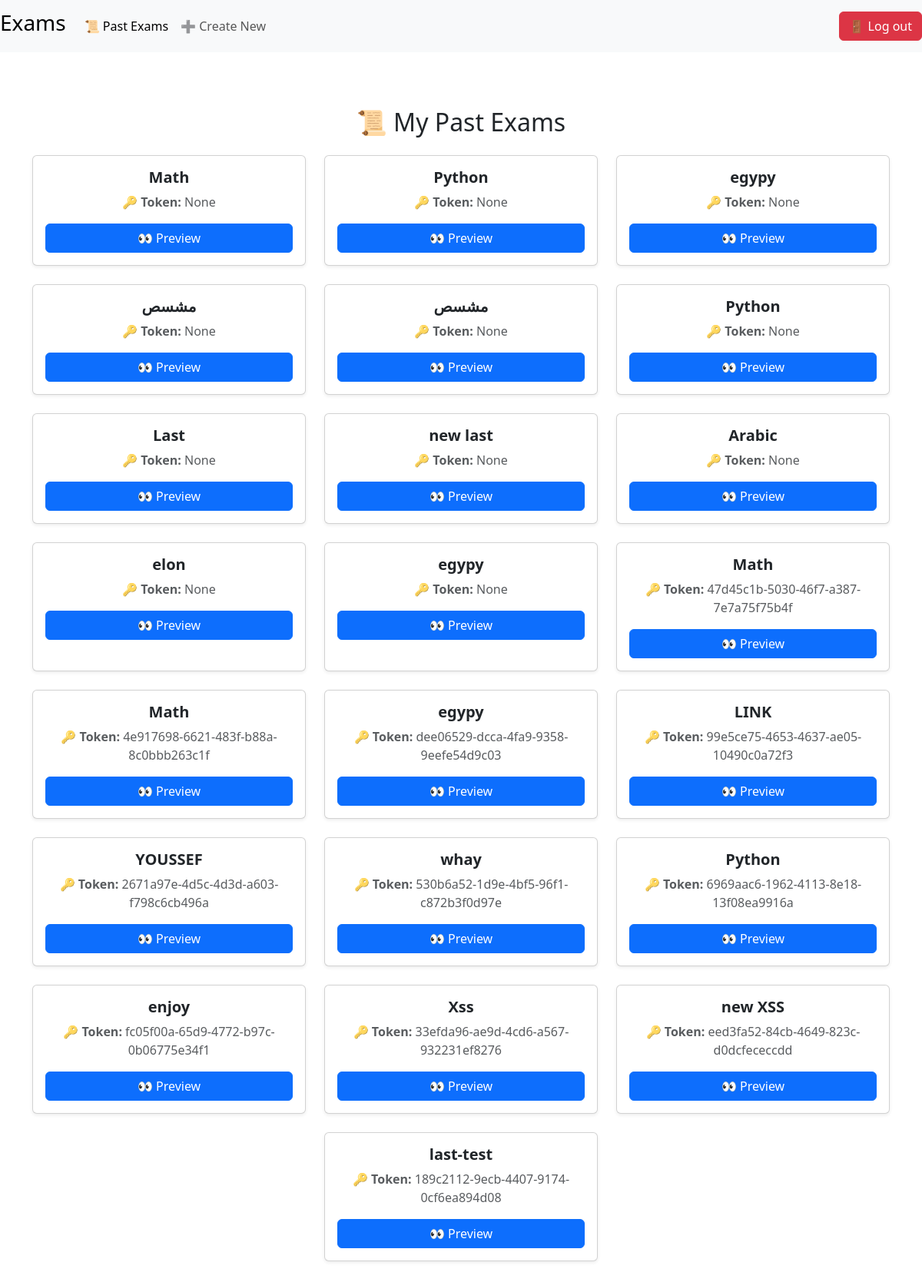
/past (signed in), run on an earlier commit of the app's database.
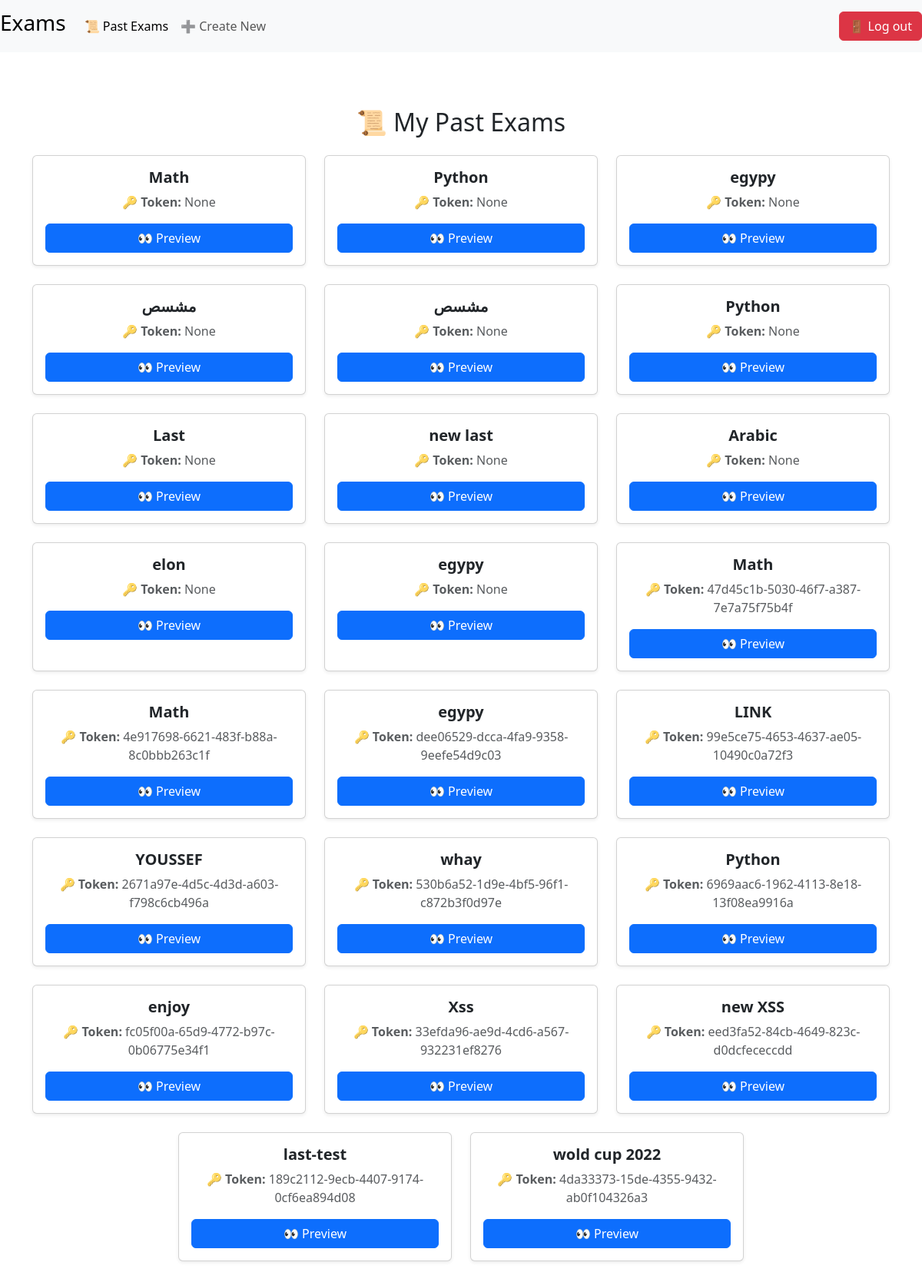
And on a later commit of the database.
### tables this page shows
CREATE TABLE exams (
    id INTEGER PRIMARY KEY AUTOINCREMENT,
    name TEXT NOT NULL,
    created_by INTEGER NOT NULL,
    time_limit INTEGER, token TEXT, -- بالدقايق
    FOREIGN KEY (created_by) REFERENCES users(id)
);

### app.py (the view)
@app.route("/past", methods=["GET", "POST"])
@login_required
@teacher_required
def past():
    exam = query_db("SELECT * FROM exams WHERE created_by = ?", (session["user_id"],))
    return render_template("past.html", exam=exam)

### app.py (called while the page is built)
def query_db(query, args=(), one=False, commit=False):
    conn = sqlite3.connect("exams.db")
    conn.row_factory = sqlite3.Row
    cur = conn.cursor()
    cur.execute(query, args)
    if commit:
        conn.commit()
        conn.close()
        return cur.lastrowid
    rv = cur.fetchall()
    conn.close()
    return (rv[0] if rv else None) if one else [dict(row) for row in rv]

### helpers.py (called while the page is built)
def login_required(f):
    @wraps(f)
    def decorated_function(*args, **kwargs):
        if session.get("user_id") is None:
            return redirect("/login")
        return f(*args, **kwargs)
    return decorated_function

def teacher_required(f):
    @wraps(f)
    def decorated_function(*args, **kwargs):
        db.execute("SELECT role FROM users WHERE id = ?", (session.get("user_id"),))
        who = db.fetchone()
        if not who:
            return redirect("/login")
        if who["role"].lower() == "student":
            return redirect("/index")
        return f(*args, **kwargs)
    return decorated_function

### templates/past.html (shortened to what this page needs)
{% extends "layout.html" %}
{% block nav %}
<div class="collapse navbar-collapse" id="navbarSupportedContent">
  <ul class="navbar-nav me-auto">
    <li class="nav-item">
      <a class="nav-link active" href="/past">📜 Past Exams</a>
    </li>
    <li class="nav-item">
      <a class="nav-link" href="/new_ex">➕ Create New</a>
    </li>
  </ul>
  <ul class="navbar-nav ms-auto">
    <li class="nav-item">
      <a href="/logout" class="btn btn-danger">🚪 Log out</a>
    </li>
  </ul>
</div>
{% endblock %}
{% block main %}
<div class="container py-5">
  <h2 class="text-center mb-4">📜 My Past Exams</h2>
  {% if exam|length == 0 %}
  <div class="alert alert-info text-center" role="alert">
    No past exams found. Create a new one to get started! 🚀
  </div>
  {% else %}
  <div class="row justify-content-center">
    {% for i in exam %}
    <div class="col-md-4 col-sm-6 mb-4">
      <div class="card shadow-sm h-100 rounded">
        <div class="card-body text-center">
          <h5 class="card-title fw-bold">{{ i.name }}</h5>
          <p class="card-text text-muted">
            <strong>🔑 Token:</strong> {{ i.token }}
          </p>
          <a href="/exam/preview/{{ i.token }}" class="btn btn-primary w-100">
            👀 Preview
          </a>
        </div>
      </div>
    </div>
    {% endfor %}
  </div>
  {% endif %}
</div>
{% endblock %}

What changed in the data, as far as the page shows it:
added exams: name "wold cup 2022", token "4da33373-15de-4355-9432-ab0f104326a3"
